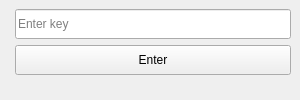
<?xml version="1.0" encoding="UTF-8"?>
<ui version="4.0">
 <class>MainWindow</class>
 <widget class="QMainWindow" name="MainWindow">
  <property name="geometry">
   <rect>
    <x>0</x>
    <y>0</y>
    <width>300</width>
    <height>100</height>
   </rect>
  </property>
  <property name="minimumSize">
   <size>
    <width>300</width>
    <height>100</height>
   </size>
  </property>
  <property name="maximumSize">
   <size>
    <width>300</width>
    <height>100</height>
   </size>
  </property>
  <property name="windowTitle">
   <string>MainWindow</string>
  </property>
  <widget class="QWidget" name="centralwidget">
   <layout class="QFormLayout" name="formLayout">
    <item row="1" column="1">
     <widget class="QPushButton" name="pushButton">
      <property name="minimumSize">
       <size>
        <width>0</width>
        <height>30</height>
       </size>
      </property>
      <property name="text">
       <string>Enter</string>
      </property>
     </widget>
    </item>
    <item row="0" column="1">
     <widget class="QLineEdit" name="lineEdit">
      <property name="minimumSize">
       <size>
        <width>0</width>
        <height>30</height>
       </size>
      </property>
      <property name="placeholderText">
       <string>Enter key</string>
      </property>
     </widget>
    </item>
   </layout>
  </widget>
 </widget>
 <resources/>
 <connections/>
</ui>
